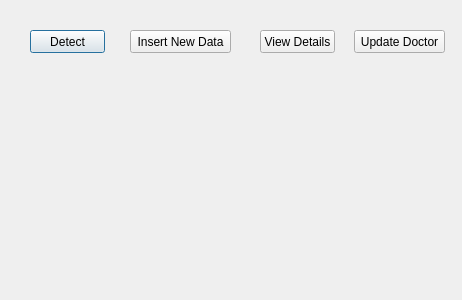
<?xml version="1.0" encoding="UTF-8"?>
<ui version="4.0">
 <class>Dialog</class>
 <widget class="QDialog" name="Dialog">
  <property name="geometry">
   <rect>
    <x>0</x>
    <y>0</y>
    <width>462</width>
    <height>300</height>
   </rect>
  </property>
  <property name="windowTitle">
   <string>Dialog</string>
  </property>
  <widget class="QPushButton" name="detect_button">
   <property name="geometry">
    <rect>
     <x>30</x>
     <y>30</y>
     <width>75</width>
     <height>23</height>
    </rect>
   </property>
   <property name="text">
    <string>Detect</string>
   </property>
  </widget>
  <widget class="QPushButton" name="insert_button">
   <property name="geometry">
    <rect>
     <x>130</x>
     <y>30</y>
     <width>101</width>
     <height>23</height>
    </rect>
   </property>
   <property name="text">
    <string>Insert New Data</string>
   </property>
  </widget>
  <widget class="QPushButton" name="view_button">
   <property name="geometry">
    <rect>
     <x>260</x>
     <y>30</y>
     <width>75</width>
     <height>23</height>
    </rect>
   </property>
   <property name="text">
    <string>View Details</string>
   </property>
  </widget>
  <widget class="QPushButton" name="updatedoctor">
   <property name="geometry">
    <rect>
     <x>354</x>
     <y>30</y>
     <width>91</width>
     <height>23</height>
    </rect>
   </property>
   <property name="text">
    <string>Update Doctor</string>
   </property>
  </widget>
 </widget>
 <resources/>
 <connections/>
</ui>
